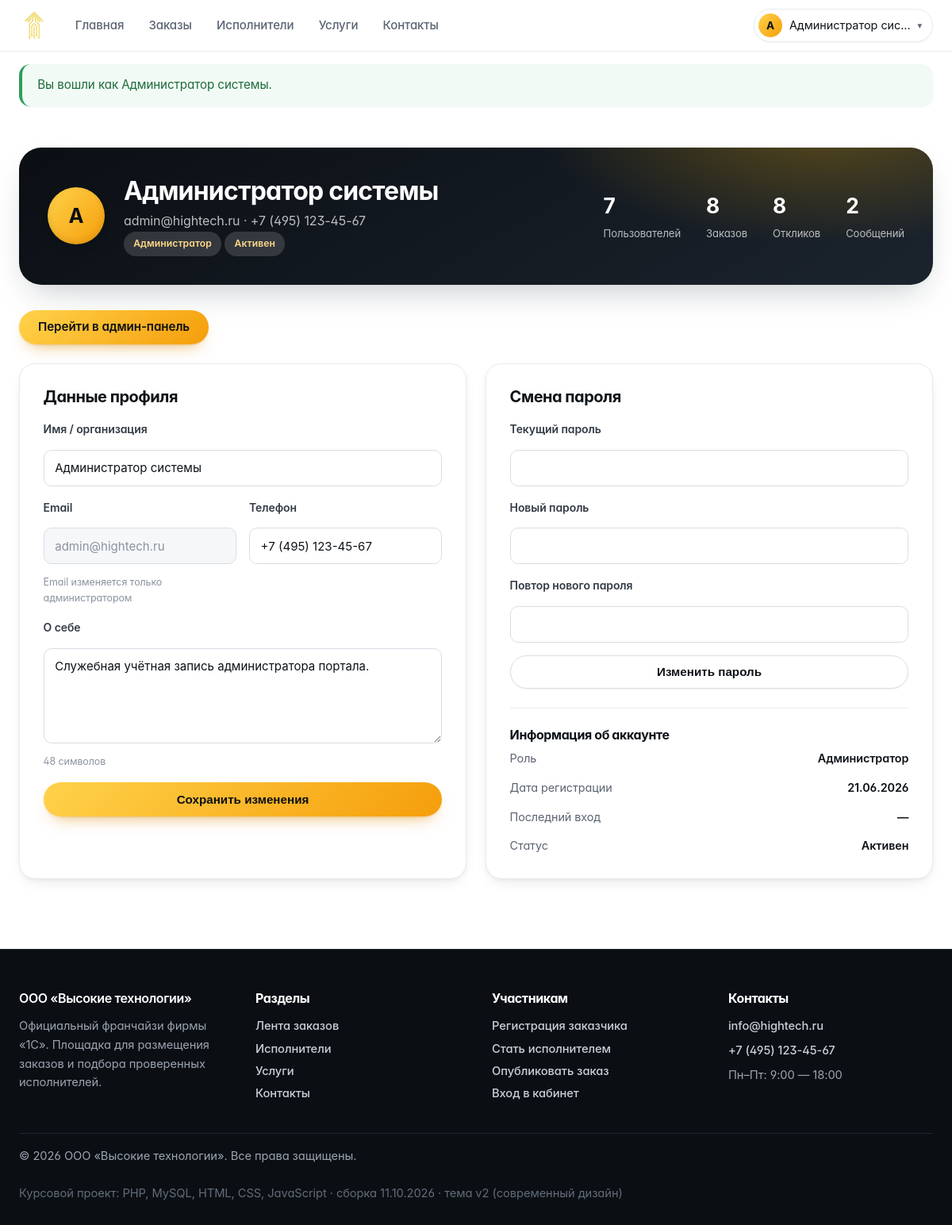
The app's page /profile.php (signed in) with its own data.
### tables this page shows
CREATE TABLE `users` (
    `id`             INT UNSIGNED NOT NULL AUTO_INCREMENT,
    `role`           ENUM('customer','freelancer','admin') NOT NULL DEFAULT 'customer',
    `name`           VARCHAR(120)  NOT NULL COMMENT 'ФИО / название организации',
    `email`          VARCHAR(160)  NOT NULL,
    `password_hash`  VARCHAR(255)  NOT NULL,
    `phone`          VARCHAR(40)   DEFAULT NULL,
    `company`        VARCHAR(160)  DEFAULT NULL COMMENT 'Компания заказчика',
    `specialization` VARCHAR(160)  DEFAULT NULL COMMENT 'Специализация фрилансера',
    `skills`         VARCHAR(500)  DEFAULT NULL COMMENT 'Навыки через запятую',
    `rate`           INT UNSIGNED  DEFAULT NULL COMMENT 'Ставка, руб./час',
    `experience`     TINYINT UNSIGNED DEFAULT NULL COMMENT 'Опыт работы, лет',
    `about`          TEXT          DEFAULT NULL,
    `status`         ENUM('active','blocked') NOT NULL DEFAULT 'active',
    `created_at`     DATETIME      NOT NULL DEFAULT CURRENT_TIMESTAMP,
    `last_login`     DATETIME      DEFAULT NULL,
    PRIMARY KEY (`id`),
    UNIQUE KEY `uq_users_email` (`email`),
    KEY `idx_users_role` (`role`),
    KEY `idx_users_status` (`status`)
);

### includes/functions.php (called while the page is built, shortened)
<?php
require_once __DIR__ . '/db.php';
function e($value): string
{
    return htmlspecialchars((string) $value, ENT_QUOTES | ENT_SUBSTITUTE, 'UTF-8');
}
function flashes(): array
{
    $list = $_SESSION['flash'] ?? [];
    return $list;
}
function excerpt(?string $text, int $length = 180): string
{
    $text = trim(preg_replace('/\s+/u', ' ', (string) $text));
    return mb_substr($text, 0, $length - 1, 'UTF-8') . '…';
}
function current_user(): ?array
{
    static $user = null;
    static $loaded = false;
    if ($loaded) {
        return $user;
    }
    $loaded = true;
    $user = q_one(
        'SELECT * FROM users WHERE id = ? AND status = "active"',
        [(int) $_SESSION['user_id']]
    );
    return $user;
}
function user_role(): string
{
    return current_user()['role'] ?? 'guest';
}
function is_admin(): bool
{
    return user_role() === 'admin';
}
function require_login(): array
{
    $user = current_user();
    return $user;
}
function role_label(string $role): string
{
    return [
        'customer'   => 'Заказчик',
        'freelancer' => 'Фрилансер',
        'admin'      => 'Администратор',
    ][$role] ?? $role;
}
function user_status_label(string $status): string
{
    return ['active' => 'Активен', 'blocked' => 'Заблокирован'][$status] ?? $status;
}
function format_date(?string $date): string
{
    $ts = strtotime($date);
    return $ts ? date('d.m.Y', $ts) : '—';
}
function format_datetime(?string $date): string
{
    if (!$date) {
        return '—';
    }
    $ts = strtotime($date);
    return $ts ? date('d.m.Y H:i', $ts) : '—';
}
function asset(string $path): string
{
    $file = __DIR__ . '/../' . ltrim($path, '/');
    $version = is_file($file) ? filemtime($file) : time();
    return '/' . ltrim($path, '/') . '?v=' . $version;
}

### includes/db.php (called while the page is built, shortened)
<?php
function db(): PDO
{
    static $pdo = null;
    if ($pdo instanceof PDO) {
        return $pdo;
    }
    $config = require __DIR__ . '/../config/config.php';
    $dsn = sprintf(
        'mysql:host=%s;dbname=%s;charset=%s',
        $config['host'],
        $config['dbname'],
        $config['charset']
    );
    try {
        $pdo = new PDO($dsn, $config['user'], $config['password'], [
            PDO::ATTR_ERRMODE            => PDO::ERRMODE_EXCEPTION,
            PDO::ATTR_DEFAULT_FETCH_MODE => PDO::FETCH_ASSOC,
            PDO::ATTR_EMULATE_PREPARES   => false,
        ]);
    } catch (PDOException $e) {
        http_response_code(500);
        echo '<h1>Ошибка подключения к базе данных</h1>';
        echo '<p>Проверьте параметры соединения в файле <b>config/config.php</b> '
            . 'и убедитесь, что база данных импортирована из <b>sql/database.sql</b>.</p>';
        echo '<p style="color:#999">Техническая информация: ' . htmlspecialchars($e->getMessage()) . '</p>';
        exit;
    }
    return $pdo;
}
function q(string $sql, array $params = []): PDOStatement
{
    $stmt = db()->prepare($sql);
    $stmt->execute($params);
    return $stmt;
}
function q_one(string $sql, array $params = []): ?array
{
    $row = q($sql, $params)->fetch();
    return $row === false ? null : $row;
}
function q_val(string $sql, array $params = [], $default = null)
{
    $row = q($sql, $params)->fetch(PDO::FETCH_NUM);
    return $row === false ? $default : $row[0];
}

### profile.php (the view, shortened to what this page needs)
<?php
require_once __DIR__ . '/includes/functions.php';
$user = require_login();
$activeNav = '';
$errors = [];
$stats = [];
if ($user['role'] === 'customer') {
    $stats = [
        ['label' => 'Заказов опубликовано', 'value' => (int) q_val('SELECT COUNT(*) FROM orders WHERE customer_id = ?', [$user['id']])],
        ['label' => 'Открытых заказов',     'value' => (int) q_val('SELECT COUNT(*) FROM orders WHERE customer_id = ? AND status = "open"', [$user['id']])],
        ['label' => 'В работе',             'value' => (int) q_val('SELECT COUNT(*) FROM orders WHERE customer_id = ? AND status = "in_progress"', [$user['id']])],
        ['label' => 'Завершено',            'value' => (int) q_val('SELECT COUNT(*) FROM orders WHERE customer_id = ? AND status = "completed"', [$user['id']])],
    ];
} else {
    $stats = [
        ['label' => 'Пользователей', 'value' => (int) q_val('SELECT COUNT(*) FROM users')],
        ['label' => 'Заказов',       'value' => (int) q_val('SELECT COUNT(*) FROM orders')],
        ['label' => 'Откликов',      'value' => (int) q_val('SELECT COUNT(*) FROM responses')],
        ['label' => 'Сообщений',     'value' => (int) q_val('SELECT COUNT(*) FROM messages')],
    ];
}
require __DIR__ . '/includes/header.php';
?>
<section class="section-sm">
    <div class="container">
        <div class="profile-head">
            <span class="avatar avatar-lg"><?= e(mb_strtoupper(mb_substr($user['name'], 0, 1))) ?></span>
            <div>
                <h1><?= e($user['name']) ?></h1>
                <p><?= e($user['email']) ?>
                    <?= $user['phone'] ? ' · ' . e($user['phone']) : '' ?>
                </p>
                <span class="badge"><?= e(role_label($user['role'])) ?></span>
                <span class="badge"><?= e(user_status_label($user['status'])) ?></span>
            </div>
            <div class="profile-stats">
                <?php foreach ($stats as $stat): ?>
                    <div>
                        <strong><?= (int) $stat['value'] ?></strong>
                        <span><?= e($stat['label']) ?></span>
                    </div>
                <?php endforeach; ?>
            </div>
        </div>
        <div class="d-flex gap-2 flex-wrap mb-3">
            <?php if (is_admin()): ?>
                <a class="btn btn-primary" href="/admin/index.php">Перейти в админ-панель</a>
            <?php endif; ?>
        </div>
        <div class="grid grid-2">
            <div class="form-card">
                <h2>Данные профиля</h2>
                <form method="post" action="/profile.php" data-validate novalidate>
                    <div class="form-group">
                        <label for="name">Имя / организация</label>
                        <input type="text" id="name" name="name" value="<?= e($user['name']) ?>" required class="<?= isset($errors['name']) ? 'is-invalid' : '' ?>">
                    </div>
                    <div class="form-row">
                        <div class="form-group">
                            <label for="email">Email</label>
                            <input type="email" id="email" value="<?= e($user['email']) ?>" disabled>
                            <div class="hint">Email изменяется только администратором</div>
                        </div>
                        <div class="form-group">
                            <label for="phone">Телефон</label>
                            <input type="tel" id="phone" name="phone" value="<?= e($user['phone']) ?>">
                        </div>
                    </div>
                    <div class="form-group">
                        <label for="about">О себе</label>
                        <textarea id="about" name="about" rows="4" data-counter="#about-counter"><?= e($user['about']) ?></textarea>
                        <div class="hint" id="about-counter"></div>
                    </div>
                    <button type="submit" class="btn btn-primary">Сохранить изменения</button>
                </form>
            </div>
            <div class="form-card">
                <h2>Смена пароля</h2>
                <form method="post" action="/profile.php" data-validate novalidate>
                    <div class="form-group">
                        <label for="current_password">Текущий пароль</label>
                        <input type="password" id="current_password" name="current_password" required class="<?= isset($errors['current_password']) ? 'is-invalid' : '' ?>">
                    </div>
                    <div class="form-group">
                        <label for="new_password">Новый пароль</label>
                        <input type="password" id="new_password" name="new_password" required minlength="6" class="<?= isset($errors['new_password']) ? 'is-invalid' : '' ?>">
                    </div>
                    <div class="form-group">
                        <label for="new_password_repeat">Повтор нового пароля</label>
                        <input type="password" id="new_password_repeat" name="new_password_repeat" required class="<?= isset($errors['new_password_repeat']) ? 'is-invalid' : '' ?>">
                    </div>
                    <button type="submit" class="btn btn-outline">Изменить пароль</button>
                </form>
                <div class="divider"></div>
                <h3 style="font-size:1rem;margin-bottom:.5rem">Информация об аккаунте</h3>
                <ul class="spec-list">
                    <li><span>Роль</span><span><?= e(role_label($user['role'])) ?></span></li>
                    <li><span>Дата регистрации</span><span><?= e(format_date($user['created_at'])) ?></span></li>
                    <li><span>Последний вход</span><span><?= e(format_datetime($user['last_login'])) ?></span></li>
                    <li><span>Статус</span><span><?= e(user_status_label($user['status'])) ?></span></li>
                </ul>
            </div>
        </div>
    </div>
</section>
<?php require __DIR__ . '/includes/footer.php'; ?>

### includes/header.php (shortened to what this page needs)
<?php
require_once __DIR__ . '/functions.php';
$user      = current_user();
$activeNav = $activeNav ?? '';
?>
<!DOCTYPE html>
<html lang="ru">
<head>
    <link rel="stylesheet" href="<?= asset('assets/css/base.css') ?>">
    <link rel="stylesheet" href="<?= asset('assets/css/app.css') ?>">
    <link rel="stylesheet" href="<?= asset('assets/css/theme.css') ?>">
</head>
<body>
<header class="header">
    <div class="container">
        <a class="logo" href="/index.php">
            <img src="/assets/img/logo.png" alt="Высокие технологии" class="logo-img">
        </a>
        <nav class="nav" id="mainNav">
            <a href="/index.php"       class="nav-link <?= $activeNav === 'home' ? 'active' : '' ?>">Главная</a>
            <a href="/orders.php"      class="nav-link <?= $activeNav === 'orders' ? 'active' : '' ?>">Заказы</a>
            <a href="/freelancers.php" class="nav-link <?= $activeNav === 'freelancers' ? 'active' : '' ?>">Исполнители</a>
            <a href="/services.php"    class="nav-link <?= $activeNav === 'services' ? 'active' : '' ?>">Услуги</a>
            <a href="/contacts.php"    class="nav-link <?= $activeNav === 'contacts' ? 'active' : '' ?>">Контакты</a>
        </nav>
        <div class="header-user">
            <?php if ($user): ?>
                <div class="user-menu" data-dropdown>
                    <button class="user-menu-toggle" type="button">
                        <span class="user-avatar"><?= e(mb_strtoupper(mb_substr($user['name'], 0, 1))) ?></span>
                        <span class="user-menu-name"><?= e(excerpt($user['name'], 18)) ?></span>
                        <span class="user-menu-arrow">▾</span>
                    </button>
                </div>
            <?php else: ?>
                <a href="/login.php" class="btn btn-sm btn-ghost">Войти</a>
                <a href="/register.php" class="btn btn-sm btn-primary">Регистрация</a>
            <?php endif; ?>
        </div>
    </div>
</header>
<?php $flashMessages = flashes(); ?>
<?php if ($flashMessages): ?>
    <div class="container flash-wrapper">
        <?php foreach ($flashMessages as $flash): ?>
            <div class="alert alert-<?= e($flash['type']) ?>"><?= e($flash['message']) ?></div>
        <?php endforeach; ?>
    </div>
<?php endif; ?>
<main class="main">

### assets/css/base.css (style rules this page uses)
:root { --primary-yellow: #FFD700; --primary-orange: #FFA500; --accent-orange: #FF8C00; --text-dark: #1A1A1A; --text-light: #666666; --background-white: #FFFFFF; --background-light: #FAFAFA; --border-light: #E5E5E5; --shadow: 0 2px 20px rgba(0, 0, 0, 0.08); --shadow-hover: 0 8px 30px rgba(0, 0, 0, 0.12); }
* { margin: 0; padding: 0; box-sizing: border-box; }
body { font-family: 'Inter', -apple-system, BlinkMacSystemFont, sans-serif; line-height: 1.6; color: var(--text-dark); background-color: var(--background-white); font-weight: 400; }
.container { max-width: 1200px; margin: 0 auto; padding: 0 24px; }
.header { background: var(--background-white); padding: 1rem 0; box-shadow: 0 1px 0 var(--border-light); position: sticky; top: 0; z-index: 100; backdrop-filter: blur(10px); }
.header .container { display: flex; justify-content: space-between; align-items: center; }
.logo { display: flex; align-items: center; gap: 12px; }
.nav { display: flex; gap: 2rem; }
.nav-link { color: var(--text-light); text-decoration: none; padding: 0.5rem 0; font-weight: 500; position: relative; transition: color 0.3s ease; }
.btn { padding: 0.875rem 2rem; border: none; border-radius: 8px; cursor: pointer; text-decoration: none; display: inline-flex; align-items: center; justify-content: center; transition: all 0.3s ease; font-size: 1rem; font-weight: 600; position: relative; overflow: hidden; }
.btn::before { content: ''; position: absolute; top: 0; left: -100%; width: 100%; height: 100%; background: linear-gradient(90deg, transparent, rgba(255,255,255,0.2), transparent); transition: left 0.5s; }
.btn-primary { background: linear-gradient(135deg, var(--primary-yellow), var(--primary-orange)); color: var(--text-dark); box-shadow: var(--shadow); }
.btn-outline { background: transparent; color: var(--text-dark); border: 2px solid var(--primary-orange); padding: 0.75rem 1.5rem; border-radius: 8px; font-weight: 600; cursor: pointer; transition: all 0.3s ease; width: 100%; }
.form-group { display: flex; flex-direction: column; gap: 0.5rem; }
.form-group label { font-weight: 500; color: var(--text-dark); font-size: 0.9rem; }
.form-group input, .form-group select, .form-group textarea { padding: 0.75rem 1rem; border: 1px solid var(--border-light); border-radius: 8px; font-size: 1rem; transition: all 0.3s ease; background: var(--background-white); }
.form-group textarea { resize: vertical; min-height: 120px; font-family: inherit; }
.form-group input, .form-group textarea { padding: 0.75rem 1rem; border: 1px solid var(--border-light); border-radius: 8px; font-size: 1rem; transition: border-color 0.3s ease, box-shadow 0.3s ease; }
.form-group textarea { resize: vertical; min-height: 100px; }
.logo-img { height: 40px; width: auto; object-fit: contain; }

### records on screen
users: name "А", name "Администратор сис…", name "Администратор системы", email "admin@hightech.ru", phone "+7 (495) 123-45-67", role "Администратор", status "Активен", about "Служебная учётная запись администратора портала.", created_at "21.06.2026", last_login "—"

### other values on screen
$flash['message'] "Вы вошли как Администратор системы."
$stat['value'] "7"
$stat['label'] "Пользователей"
$stat['value'] "8"
$stat['label'] "Заказов"
$stat['label'] "Откликов"
$stat['value'] "2"
$stat['label'] "Сообщений"
APP_BUILD "11.10.2026 · тема v2 (современный дизайн)"
